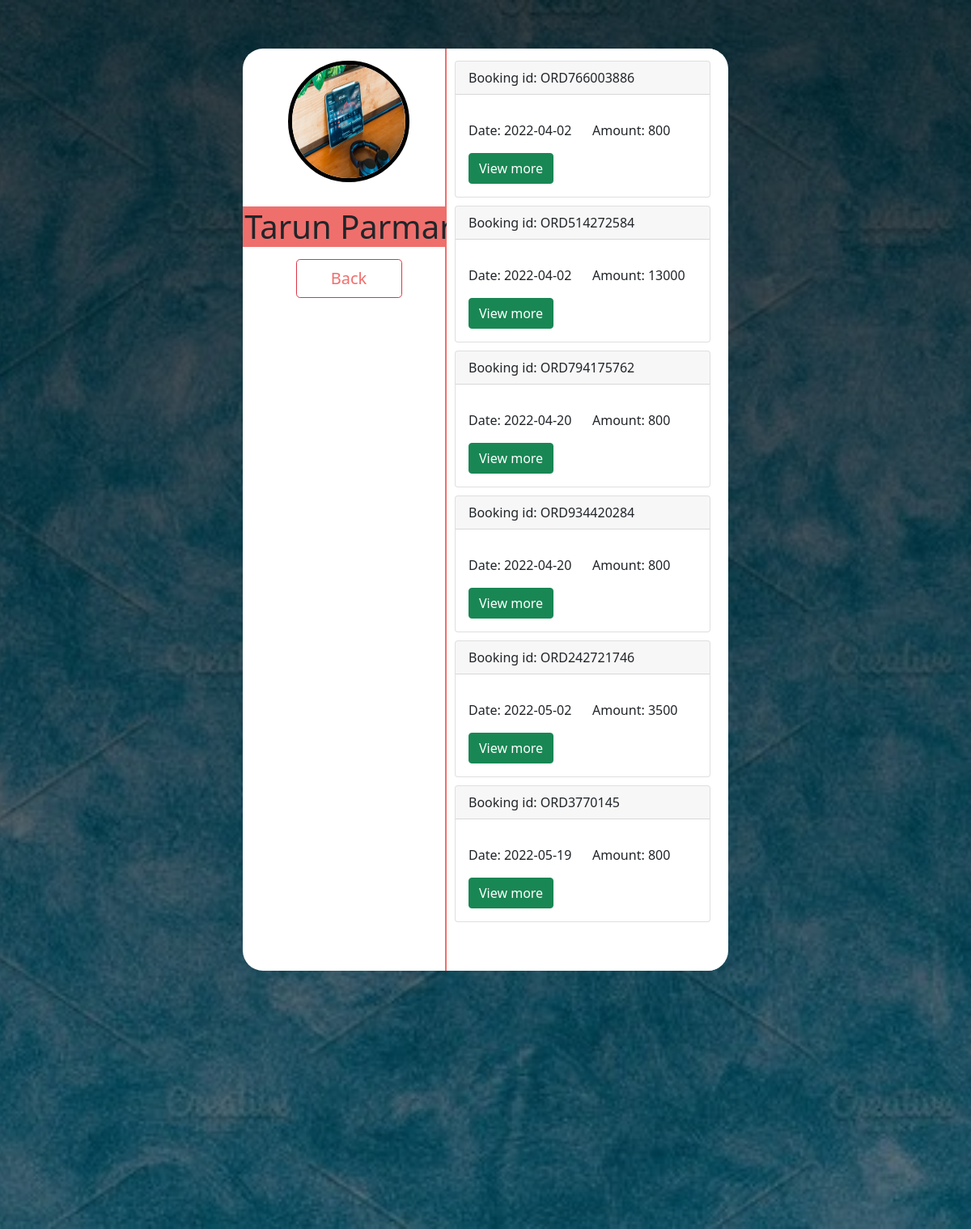
The page /Driver/booking.php (signed in) on the database its author committed.
### tables this page shows
CREATE TABLE `drivers_db` (
  `d_id` int(10) NOT NULL,
  `d_fn` varchar(15) DEFAULT NULL,
  `d_ln` varchar(15) DEFAULT NULL,
  `d_mail` varchar(30) DEFAULT NULL,
  `d_cnt` bigint(10) NOT NULL,
  `d_gender` char(6) NOT NULL,
  `d_pass` varchar(255) NOT NULL,
  `d_add` varchar(500) NOT NULL,
  `d_state` varchar(30) NOT NULL,
  `d_city` varchar(30) NOT NULL,
  `licence_no` varchar(25) NOT NULL,
  `d_adharcard` bigint(12) DEFAULT NULL,
  `d_pancard` varchar(10) DEFAULT NULL,
  `d_role` int(2) NOT NULL DEFAULT 1,
  `ride` int(2) NOT NULL DEFAULT 0,
  `pic` varchar(255) NOT NULL,
  `nextdate` date NOT NULL
);

CREATE TABLE `booking_db` (
  `b_id` int(10) NOT NULL,
  `b_date` date NOT NULL,
  `u_id` int(10) DEFAULT NULL,
  `u_name` varchar(100) NOT NULL,
  `d_id` int(10) DEFAULT NULL,
  `d_name` varchar(30) NOT NULL,
  `b_amount` int(5) DEFAULT NULL,
  `t_id` varchar(255) NOT NULL,
  `d_number` bigint(12) NOT NULL,
  `u_number` bigint(15) NOT NULL,
  `d_mail` varchar(100) NOT NULL,
  `city` varchar(50) NOT NULL,
  `state` varchar(50) NOT NULL,
  `shedule_date` date NOT NULL,
  `o_id` varchar(30) NOT NULL,
  `u_address` varchar(100) DEFAULT NULL,
  `status` int(2) NOT NULL DEFAULT 2
);

### Driver/booking.php (the view, shortened to what this page needs)
<!DOCTYPE html>
<html lang="en">
<head>
    <link href='https://cdn.jsdelivr.net/npm/boxicons@2.0.5/css/boxicons.min.css' rel='stylesheet'>
    <link rel="stylesheet" href="css/booking.css">
    <link href="https://cdn.jsdelivr.net/npm/bootstrap@5.1.3/dist/css/bootstrap.min.css" rel="stylesheet">
    <?php
        include ('php/conn.php');
        $mail = $_SESSION['emailadd'];
        $fatch = "select * from drivers_db where d_mail = '$mail' ";
        $query = mysqli_query($conn , $fatch);
        $run = mysqli_fetch_assoc($query);
        $id = $run['d_id'];
        $photo = $run['pic'];
        $fname = $run['d_fn'];
        $lname = $run['d_ln'];
    ?>
</head>
<body>
<div class="banner">
    <div class="container w-50 h-75">
        <div class="col-5 col-first">
            <div class="row">
                <div class="col">
                    <div class="imgdiv">
                        <?php
                            if ($photo == '') {
                        ?>
                            <img id="profileimg" src="pictures/default.jpg">
                        <?php
                            } else {
                        ?>
                            <img id="profileimg" src="<?php echo $photo; ?>">
                        <?php
                            }
                        ?>
                    </div>
                </div>
                <div class="col">
                    <h1 class="col-name">
                        <?php echo "$fname $lname"; ?>
                    </h1>
                </div>
                <div class="col btns">
                    <a href="profile.php" class="btn btn-danger btn-lg" role="button" aria-disabled="true">Back</a>
                </div>
            </div>
        </div>
        <div class="col-7 bookings">
        <?php
            $query = " SELECT * FROM booking_db WHERE d_id = $id";
            $query_run = mysqli_query($conn, $query);
            while ($row = mysqli_fetch_array($query_run) ){
            $status  = $row['status']
        ?>
            <div class="card">
                <div class="card-header">
                    Booking id:
                    <?php echo $row['o_id']; ?>
                </div>
                <div class="card-body">
                    <p class="card-text">
                        <div class="row">
                            <div class="col">
                                Date: <?php echo $row['b_date']; ?>
                            </div>
                            <div class="col">
                                Amount: <?php echo $row['b_amount']; ?>
                            </div>
                        </div>
                    </p>
                    <?php
                        if($status == 1) {
                    ?>
                        <a href="bookingdetails.php?id=<?php echo $row['b_id'];?>" class="btn btn-success">View more</a>
                    <?php
                        } else if ($status == 2) {
                    ?>
                        <a href="#" class="btn btn-warning">Panding</a>
                    <?php
                        } else if ($status == 0) {
                    ?>
                        <a href="php/bookingdetails.php?id=<?php echo $row['b_id'];?>" class="btn btn-danger">Failed</a>
                    <?php
                        }
                    ?>
                </div>
            </div>
            <?php
                }
            ?>
        </div>
    </div>
</div>
</body>
</html>

### Driver/css/booking.css (style rules this page uses)
* { margin: 0; padding: 0; box-sizing: border-box; }
body { width: 100%; box-sizing: border-box; height: 100vh; background-color: turquoise; }
.banner { width: 100%; height: 100vh; background-image: linear-gradient( rgba(0, 0, 0, 0.75), rgba(0, 0, 0, 0.5)), url(../../img/profile.jpg); background-size: cover; background-position: center; position: absolute; }
.banner .container { background-color: white; overflow: hidden; border-radius: 25px; display: flex; margin-top: 5%; }
.col-first { border-right: 2px solid #ef6f6c; box-sizing: border-box; }
.col-first .row { padding: 0; flex-direction: column; }
.col-first .row .col { margin: 0 auto; padding: 0; text-align: center; }
#profileimg { display: block; width: 150px; height: 150px; margin: 15px auto; border-radius: 50%; border: 5px solid black; }
.col-name { background-color: #ef6f6c; height: 50px; line-height: 50px; width: 100%; display: block; margin: 15px auto; text-align: center; overflow: hidden; }
.btns { margin: 25px auto; display: flex; flex-direction: column; width: 50% !important; }
.btns a { color: #ef6f6c !important; background-color: transparent !important; }
.col-7 { background-color: white; vertical-align: middle; padding: 10% 10px; height: 70% !important; }
.bookings { height: 100% !important; padding-top: 5px !important; overflow: scroll !important; overflow-x: hidden !important; }
.bookings .card { margin: 10px 0; }

### rows shown on the page
drivers_db: pic (picture), d_fn "Tarun", d_ln "Parmar"
booking_db: o "ORD766003886", b_date "2022-04-02", b_amount "800"
booking_db: o "ORD514272584", b_date "2022-04-02", b_amount "13000"
booking_db: o "ORD794175762", b_date "2022-04-20", b_amount "800"
booking_db: o "ORD934420284", b_date "2022-04-20", b_amount "800"
booking_db: o "ORD242721746", b_date "2022-05-02", b_amount "3500"
booking_db: o "ORD3770145", b_date "2022-05-19", b_amount "800"
